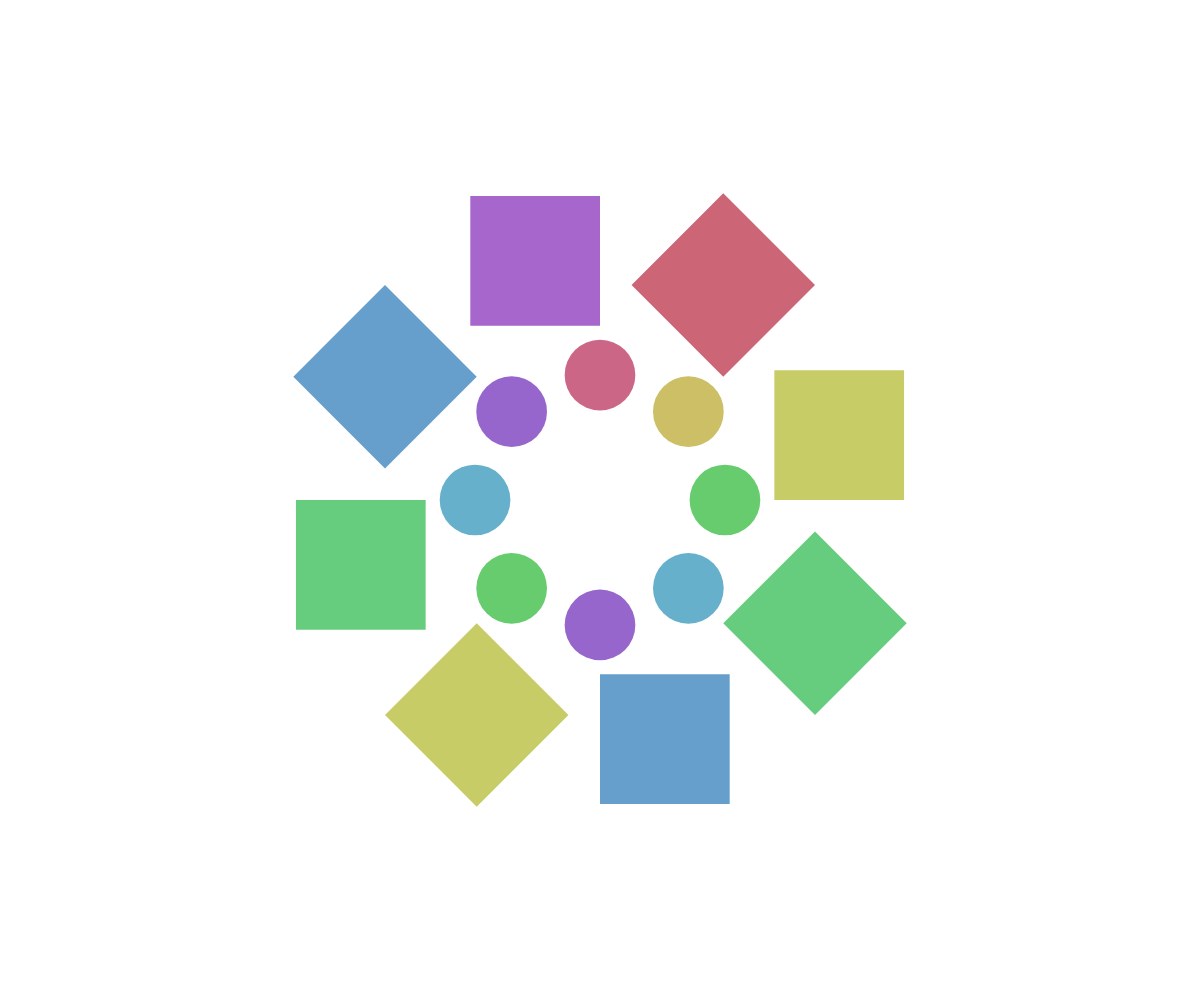
Frame 1 (no input)
Frame 60 (no input): identical to frame 1, image omitted
Frame 120 (the mouse pressed at the canvas centre since frame 60): identical to frame 1, image omitted

The p5.js sketch that drew this single still picture (run headless with seeded random() and noise() and a simulated clock; from frame 60 on, the mouse is pressed at the canvas centre):

// p5.js sketch
// ── sketch.js
// ejemplo simple de dibujo generativo
// cada vez que presiones ctrl-enter genera un dibujo distinto

function fxrand() { // la función de número aleatorio que te da fxhash se llama así
  return random();  // y hay que reemplazar los llamados a random() por fxrand()
}                   // lo mas práctico es hacer esto para no tener que reemplazar después

// defino las variables del dibujo
let cantCirculos;
let radioCirculos;
let distanciaCirculos;
let tonoBaseCirculos;
let cantCuadrados;
let radioCuadrados;
let distanciaCuadrados;
let tonoBaseCuadrados;

function setup() {
  // dimensiono el canvas para que ocupe toda la ventana actual
  createCanvas(windowWidth, windowHeight);
  
  // el modo para establecer los colores en las funciones de color
  // el HSB son tres valores: tono, saturación y brillo
  // el 1 es la escala que voy a usar, sería de 0 a 1 para cada valor
  // por ejemplo fill(0.5, 0.5, 1) para definir el color del interior de las figuras, 
  // sería usar el tono en 0,5 con una saturación de color de 0,5 y el brillo en 1 (máximo)
  colorMode(HSB, 1);

  // asigno las variables del dibujo
  
  // la cantidad de círculos a dibujar
  // como fxrand() devuelve entre 0 y 1, si hago 4 + fxrand() * 6, va a variar entre 4 y 10
  // pero uso floor() que es para redondear para abajo porque quiero números enteros
  cantCirculos = 4 + floor(fxrand() * 6);
  
  // el tamaño de los circulos, va a oscilar entre 50 y 150
  radioCirculos = 50 + fxrand() * 100;
  
  // la distancia desde el centro de los círculos, va a oscilar entre 50 y 150
  distanciaCirculos = 50 + fxrand() * 100;
  
  // el tono de color en el que arrancan los circulos como es entre 0 y 1 va simplemente
  // fxrand(), después va a variar un poco el tono a medida que los dibujo
  tonoBaseCirculos = fxrand();
  
  // lo mismo pero para los cuadrados
  cantCuadrados = 4 + floor(fxrand() * 6);
  radioCuadrados = 100 + fxrand() * 100;
  distanciaCuadrados = 150 + fxrand() * 100;
  tonoBaseCuadrados = fxrand();

}

function draw() {
  // asigno el color blanco al fondo (cero saturacion de color, maximo brillo)
  background(0, 0, 1);
  
  // defino el color del trazo exterior de las figuras como transparente
  // el ultimo 0 define la transparencia, por lo tanto el trazo no se ve
  stroke(0,0,0,0);
  
  // traslado las coordenadas al centro del canvas, haciendo que las coordenadas 0,0
  // sean el centro justo de la ventana, y que las rotaciones tengan ese punto como eje
  translate(windowWidth/2, windowHeight/2);
  
  // bucle para dibujar los circulos
  for (let i=0; i<cantCirculos; i++) {
    // rotacion en cada iteración, haciendo 360 divido la cantidad, obtengo el ángulo
    // para cada paso. Hay que pasarlo a radianes, por eso la función radians()
    // lo hice en grados para que se entienda mejor
    rotate(radians(360/cantCirculos));
    
    // establezco el color de los círculos de la siguiente forma:
    // el tono base al azar + un incremento según la variable i del for,
    // después le puse 0.5 de saturación de color (la mitad)
    // y 0.8 de brillo
    fill((tonoBaseCirculos + i * 0.2) % 1, 0.5, 0.8);
    
    // dibujo el círculo, como las coordenadas están actualmente ubicadas en 0,0
    // indico que dibuje a una distancia en el eje Y igual a la distancia desde el centro
    // que definí anteriormente, con un radio o tamaño también definido al azar.
    circle(0,distanciaCirculos,radioCirculos);
  }
  
  // esto es lo mismo pero para los cuadrados
  for (let i=0; i<cantCuadrados; i++) {
    rotate(radians(360/cantCuadrados));
    fill((tonoBaseCuadrados + i * 0.2) % 1, 0.5, 0.8);
    square(0,distanciaCuadrados,radioCuadrados);
  }

}
